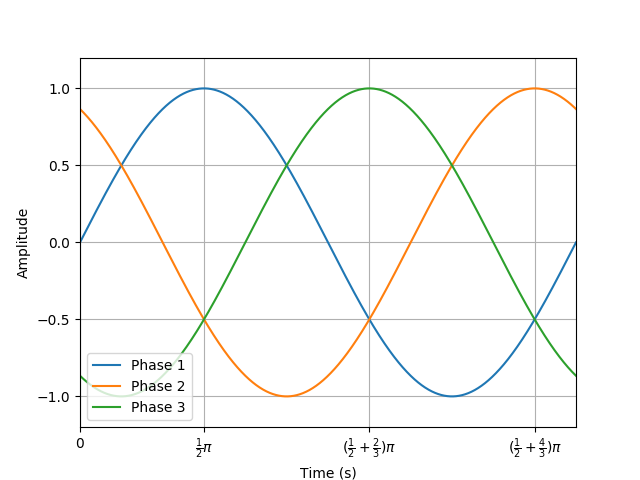

Recreate this plot in Python.
import numpy as np
import matplotlib.pyplot as plt
import os 
dir_path = os.path.dirname(os.path.realpath(__file__))

t = np.linspace(0, 1, 2000)
s1 = np.sin(2.0 * np.pi * t)
s2 = np.sin(2.0 * np.pi * t + (2 * np.pi) / 3)
s3 = np.sin(2.0 * np.pi * t + (4 * np.pi) / 3)


plt.plot(t, s1, label='Phase 1')
plt.plot(t, s2, label='Phase 2')
plt.plot(t, s3, label='Phase 3')

plt.ylabel("Amplitude")
plt.xlabel("Time (s)")
plt.xticks([0, 1./ 4, 1./ 4 + 1. / 3, 1./ 4 + 2. / 3], ['0', r'$\frac{1}{2} \pi$', r'$(\frac{1}{2} + \frac{2}{3}) \pi$', r'$(\frac{1}{2} + \frac{4}{3}) \pi$'])
plt.yticks([-1, -0.5, 0, 0.5, 1])
plt.legend(loc=3)

plt.margins(x=0., y=.1)
plt.grid()

plt.savefig(os.path.join(dir_path, 'three_phase_power.png'))
plt.show()
